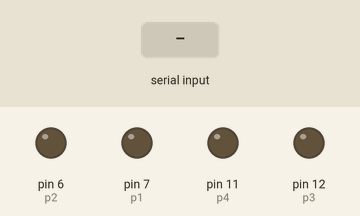
A sketch run on a simulated Arduino Uno, built with avr-gcc and run on an emulated ATmega328P. Parts: output pins drawn as LEDs (lit = HIGH). The inputs (shaded band) are chosen by the test bench.

Above: at 1.2 s.
1.3 s: "F" received over Serial
At 3.2 s:
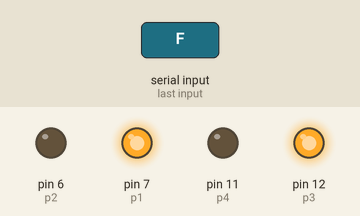
4.3 s: "B" received over Serial
At 5.5 s:
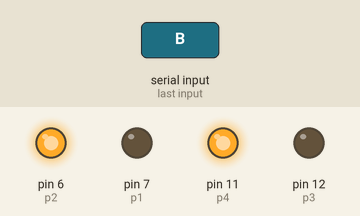
7.3 s: "R" received over Serial
At 9.0 s:
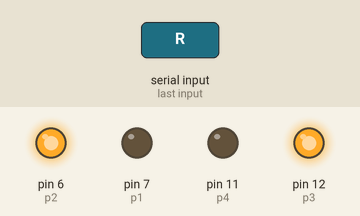
10.3 s: "L" received over Serial
At 12.4 s:
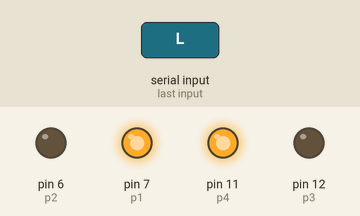
Timing chart, 0 to 14.3 s (numbered marks = the images above; inputs shaded):
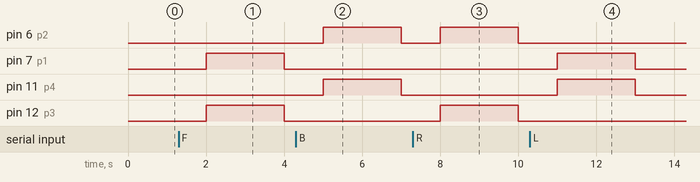

Measured:
- after the input at 1.3 s, pin 7 (p1), pin 12 (p3): LOW → HIGH after 0.70 s, → LOW 2.0 s later
- after the input at 4.3 s, pin 6 (p2), pin 11 (p4): LOW → HIGH after 0.70 s, → LOW 2.0 s later
- after the input at 7.3 s, pin 6 (p2), pin 12 (p3): LOW → HIGH after 0.70 s, → LOW 2.0 s later
- after the input at 10.3 s, pin 7 (p1), pin 11 (p4): LOW → HIGH after 0.70 s, → LOW 2.0 s later

The sketch:

sketch_aug09a.ino
```cpp
int p1 = 7;
int p2 = 6;
int p3 = 12;
int p4 = 11;

void setup() {
  // put your setup code here, to run once:
  pinMode(p1, OUTPUT);
  pinMode(p2, OUTPUT);
  pinMode(p3, OUTPUT);
  pinMode(p4, OUTPUT);
  Serial.begin(9600);

}

void loop() {
  // put your main code here, to run repeatedly:
  char control = Serial.read();
  if (control == 'F') {
    digitalWrite(p1, HIGH);
    digitalWrite(p2, LOW);
    digitalWrite(p3, HIGH);
    digitalWrite(p4, LOW);
    delay(2000);
    digitalWrite(p1, LOW);
    digitalWrite(p3, LOW);
    delay(1000);
  }
  else if (control == 'B') {
    digitalWrite(p1, LOW);
    digitalWrite(p2, HIGH);
    digitalWrite(p3, LOW);
    digitalWrite(p4, HIGH);
    delay(2000);
    digitalWrite(p2, LOW);
    digitalWrite(p4, LOW);
    delay(1000);
  }
  else if (control == 'R') {
    digitalWrite(p1, LOW);
    digitalWrite(p2, HIGH);
    digitalWrite(p3, HIGH);
    digitalWrite(p4, LOW);
    delay(2000);
    digitalWrite(p2, LOW);
    digitalWrite(p3, LOW);
    delay(1000);
  }
  else if (control == 'L') {
    digitalWrite(p1, HIGH);
    digitalWrite(p2, LOW);
    digitalWrite(p3, LOW);
    digitalWrite(p4, HIGH);
    delay(2000);
    digitalWrite(p1, LOW);
    digitalWrite(p4, LOW);
    delay(1000);
  }
  else{
    digitalWrite(p1, LOW);
    digitalWrite(p2, LOW);
    digitalWrite(p3, LOW);
    digitalWrite(p4, LOW);
    delay(2000);
//    digitalWrite(p2, LOW);
//    digitalWrite(p4, LOW);
//    delay(1000);
  }
}
```
